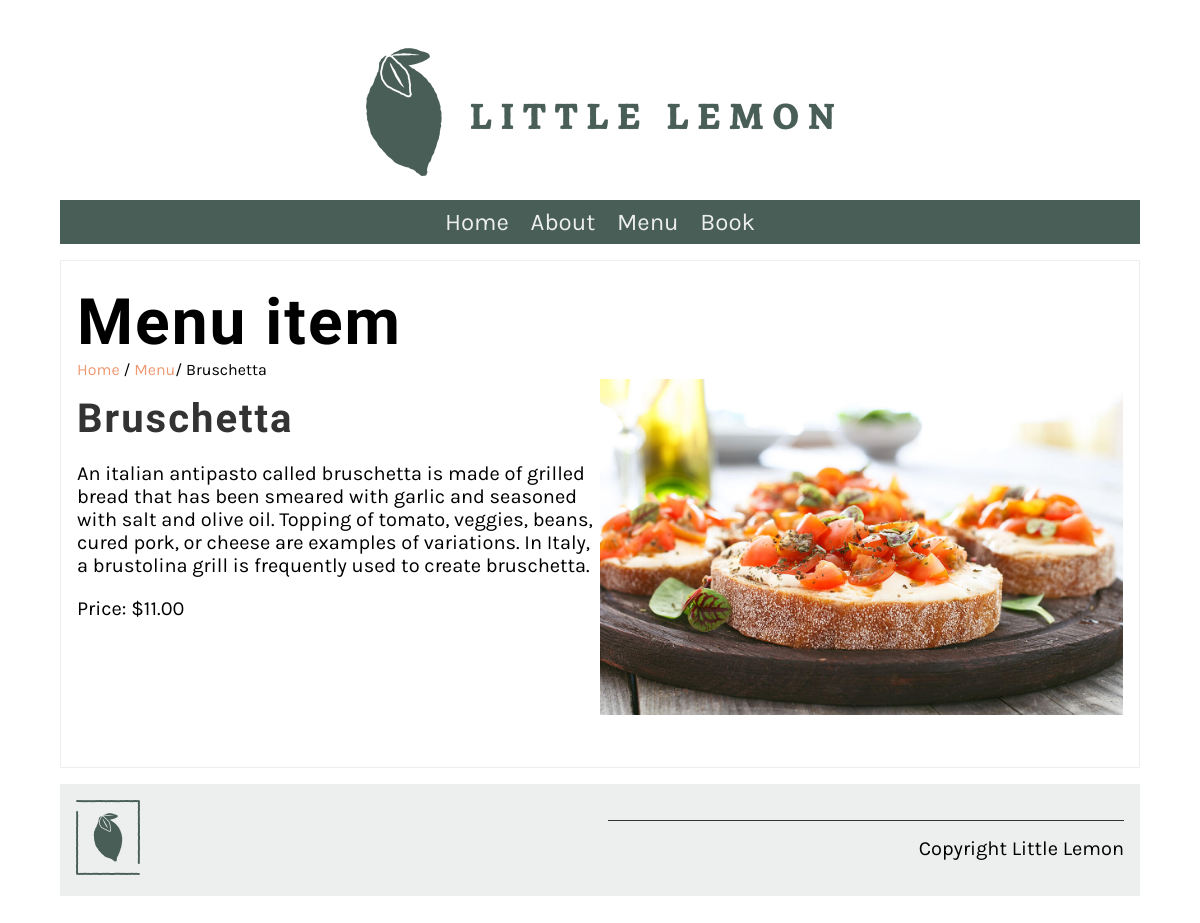
/menu_item/3/, run on an earlier commit of the app's database.
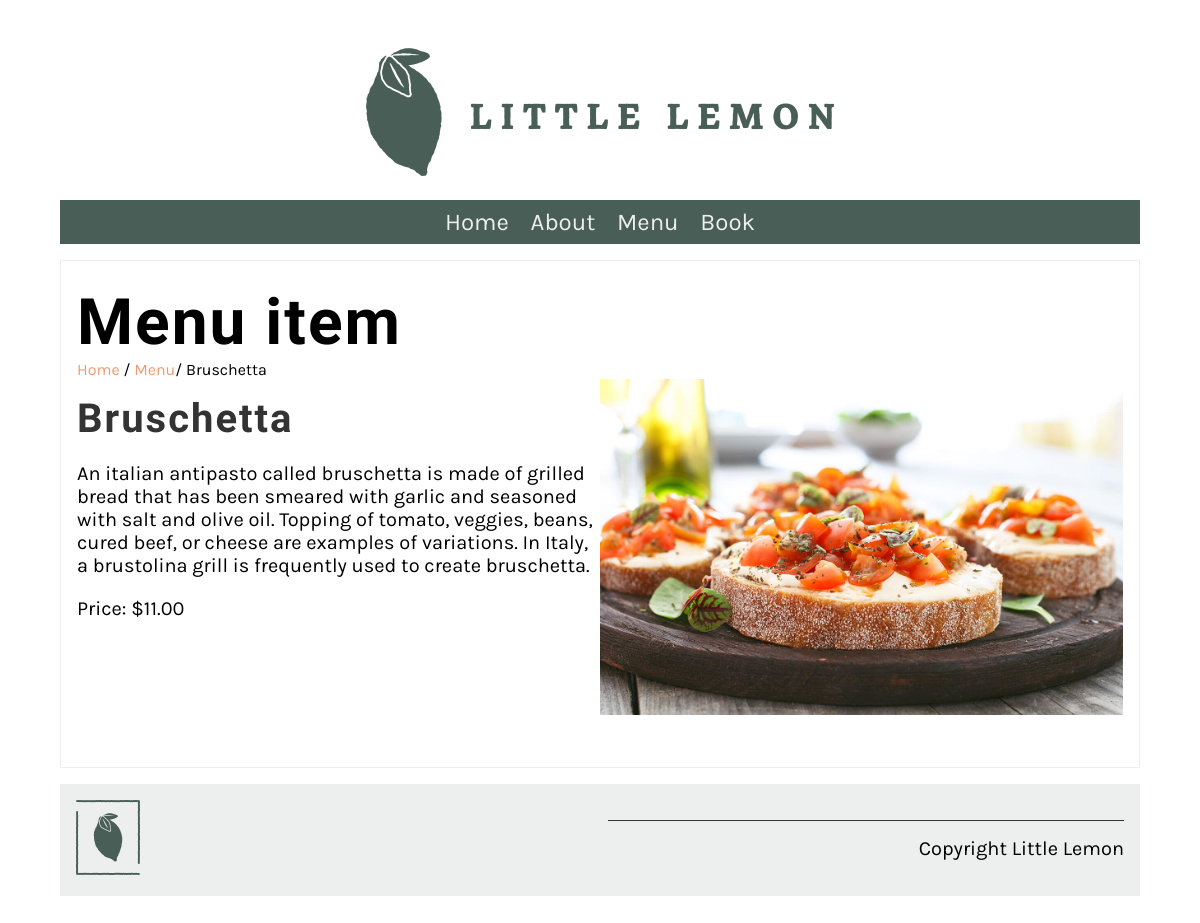
And on a later commit of the database.
### restaurant/models.py (models this page shows, shortened)
class Menu(models.Model):
   name = models.CharField(max_length=200)
   price = models.IntegerField()
   description = models.TextField(max_length=1000,default='')

### restaurant/views.py (the view)
# urls.py: path('menu_item/<int:pk>/', views.display_menu_item, name="menu_item"),
def display_menu_item(request,pk = None):
    if pk:
        menu_item = Menu.objects.get(pk=pk)
    else:
        menu_item = ''
    return render(request, 'menu_item.html',{'menu_item':menu_item})

### restaurant/templates/menu_item.html
{% extends 'base.html' %}
{% load static %}
{% block content %}
<section>
    <article>
        <h1>Menu item</h1>
        <span>
            <a href="{% url 'home' %}">Home</a> /
            <a href="{% url 'menu' %}">Menu</a>/
            {{menu_item.name}}
        </span>
        <div class="row">
            <div class="column">
                <h2>
                    {{ menu_item.name }}
                </h2>
                <p>
                    {{ menu_item.description }}
                </p>
                <p>
                    Price: ${{ menu_item.price }}.00
                </p>
            </div>
            <div class="column">
                <img src="/restaurant/static/img/menu_items/{{menu_item.name}}.jpg" alt="{{ menu_item.name}}" />
            </div>
        </div>
    </article>
</section>
{% endblock %}

### restaurant/templates/base.html (shortened to what this page needs)
{% load static %}
<!DOCTYPE html>
<html lang="en">
  <head>
    <link
      rel="preload"
      as="style"
      href="{% static 'css/style.css' %}"
      onload="this.rel = 'stylesheet'"
    />
  </head>
  <body>
    {% include 'partials/_header.html' %}
    <main>{% block content %} {% endblock %}</main>
    {% include 'partials/_footer.html' %}
  </body>
</html>

### restaurant/templates/partials/_header.html
{% load static %}
<header>
  <img src="{% static 'img/logo.png' %}" />
</header>
<nav>
  <ul>
    <li><a href="{% url 'home' %}">Home</a></li>
    <li><a href="{% url 'about' %}">About</a></li>
    <li><a href="{% url 'menu' %}">Menu</a></li>
    <li><a href="{% url 'book' %}">Book</a></li>
  </ul>
</nav>

### restaurant/static/css/style.css (style rules this page uses)
body { font-family: 'Karla', sans-serif; margin-top: 3rem; margin-bottom: 3rem; margin-left: 5%; margin-right: 5%; }
h1, h2, h3, h4, h5, h6 { font-family: 'Markazi Text', serif; letter-spacing: 2px;; }
h1 { font-size: 4rem; margin-top: 1.5rem; margin-bottom: 0; }
h2 { font-size: 2.5rem; color: #333333; margin:1rem 0; }
p, ul { font-size: 1.25rem;; }
a { color: #EE9972; text-decoration: none; }
header img { display: block; margin-left: auto; margin-right: auto; max-width: 100%; height: auto; }
nav { background-color: #495E57; margin-top: 1rem; margin-bottom: 1rem; margin-bottom: 0px; }
nav ul { list-style: none; font-size: 1.5rem; text-align: center; padding-inline-start: 0rem; margin-bottom: 0px; }
nav ul li { display: inline-block; margin: 0.5rem; }
nav ul a { color: #EDEFEE; text-decoration: none; }
section { display: flex; gap: 2rem 1rem; margin-top: 1rem; margin-bottom: 1rem; flex-direction: row; }
article { flex:1; }
article img { max-width: 100%; }
main article { border: 1px solid #EDEFEE; padding-left: 1rem; padding-right: 1rem; }
footer { background-color: #EDEFEE; padding: 1rem; display: flex; gap: 2rem 1rem; }
footer img { max-width: 50%; }
footer p { border-top: #333333; border-style: solid; border-width: 0.1rem; border-bottom: none; border-left: none; border-right: none; text-align: right; padding-top: 1rem;; }
.row { display: flex; flex-direction: row; width: 100%; padding-bottom: 1rem; }
.column { flex-basis: 50%; margin-bottom: 1rem; padding-bottom: 1rem; }

What changed in the data, as far as the page shows it:
changed Menu "Bruschetta": description "…tomato, veggies, beans, cured pork, or cheese are examples…" → "…tomato, veggies, beans, cured beef, or cheese are examples…"
